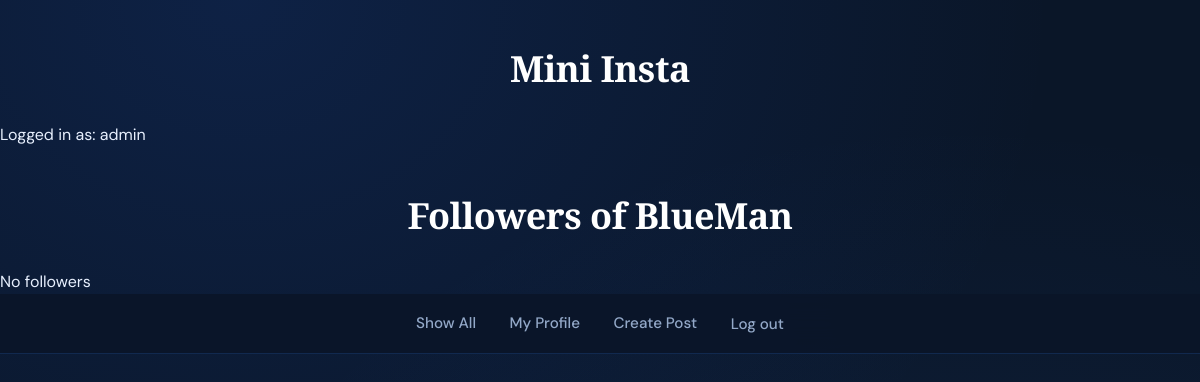
/mini_insta/profile/2/followers (signed in), run on an earlier commit of the app's database.
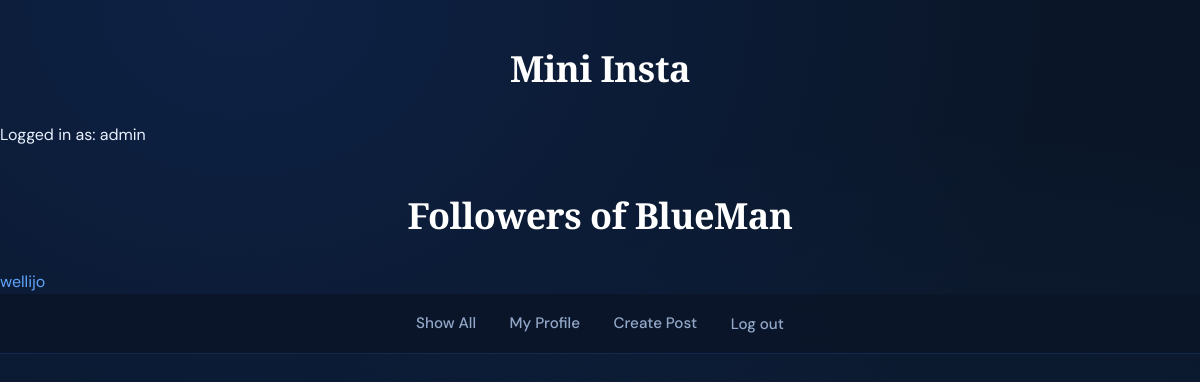
And on a later commit of the database.
### mini_insta/models.py (models this page shows, shortened)
class Profile(models.Model):
  user = models.ForeignKey(User, on_delete=models.CASCADE)
  username=models.TextField(blank=True)
  display_name=models.TextField(blank=True)
  profile_image_url = models.URLField(blank=True)
  bio_text=models.TextField(blank=True)
  join_date=models.DateTimeField(auto_now=True)
  def get_followers(self):
    follows = Follow.objects.filter(profile=self)
    followers = []
    for follow in follows:
        followers.append(follow.follower_profile)
    return followers

### mini_insta/views.py (the view)
# urls.py: path('profile/<int:pk>/followers', ShowFollowersDetailView.as_view(), name='show_followers'),
class ShowFollowersDetailView(DetailView):
  model = Profile
  template_name = 'mini_insta/show_followers.html'
  context_object_name = 'profile'

### mini_insta/templates/mini_insta/show_followers.html
{% extends 'mini_insta/base.html' %}
{% block content %}
<h1>Followers of {{ profile.username }}</h1>
<main>
  {% for follower in profile.get_followers %}
    <p><a href="{% url 'profile' follower.pk %}">{{ follower.username }}</a></p>
  {% empty %}
    <p>No followers</p>
  {% endfor %}
</main>
{% endblock %}

What changed in the data, as far as the page shows it:
added Profile: username "wellijo"
Also different on the page:
text no longer shown: "No followers"
